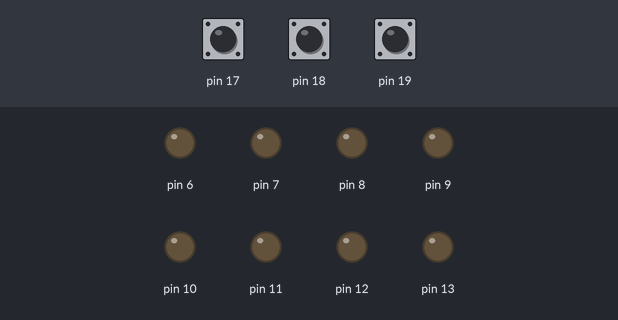
Bench run of a sketch on a simulated Arduino Uno, built with avr-gcc and run on an emulated ATmega328P. Parts: output pins drawn as LEDs (lit = HIGH). Dashed ring = blinking. Inputs (shaded band) come from the test bench; at power-on: pin 17 HIGH, pin 18 HIGH, pin 19 HIGH.

Above: at 1.2 s.
1.3 s: pin 17 pulled LOW for 0.15 s
At 1.37 s:
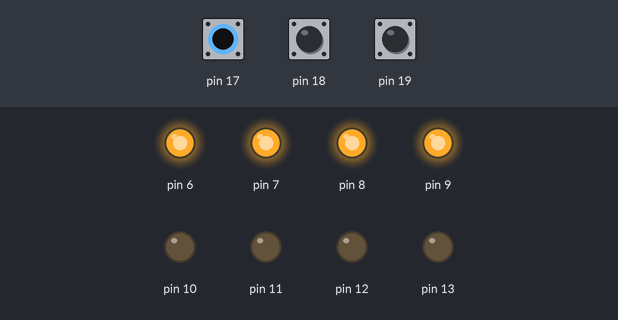
3.4 s: pin 18 pulled LOW for 1 s
At 3.47 s:
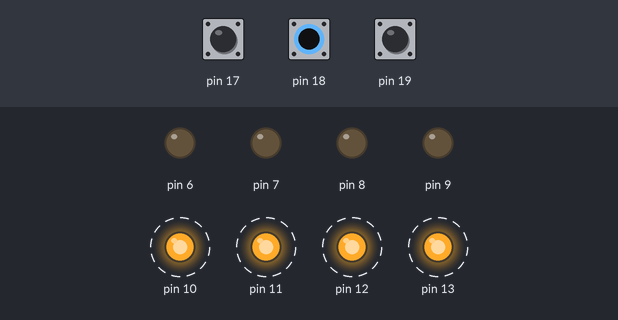
6.4 s: pin 19 pulled LOW for 0.15 s
At 6.47 s:
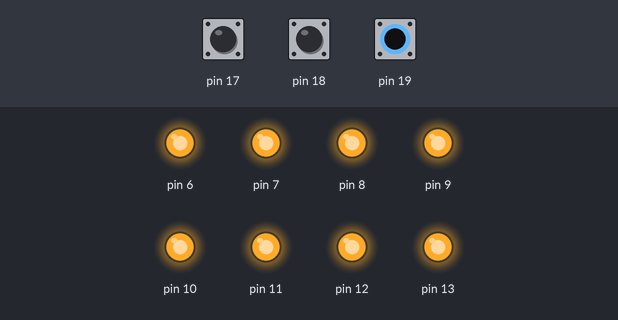
8.0 s: pin 19 pulled LOW for 3.2 s
At 12.3 s:
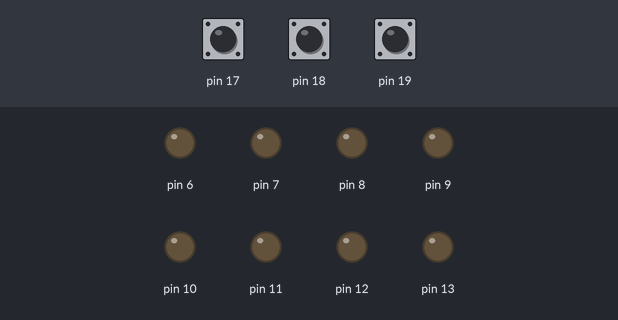
12.7 s: pin 17 pulled LOW for 3.2 s
At 12.92 s:
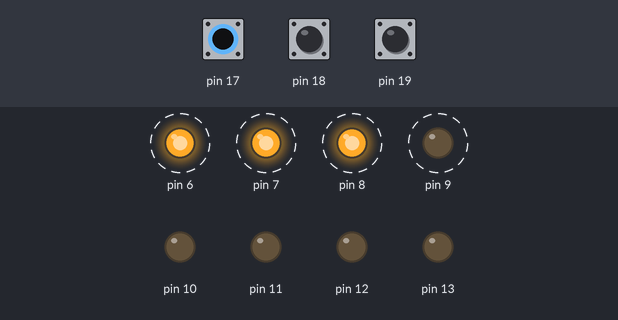
17.4 s: pin 17 driven LOW and pin 18 driven LOW
At 17.62 s:
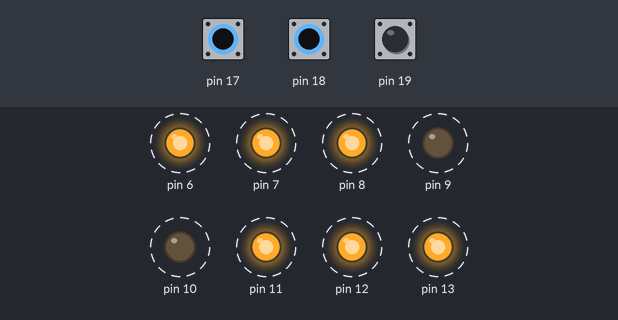
Timing chart, 0 to 21.4 s (numbered marks = the images above; inputs shaded):
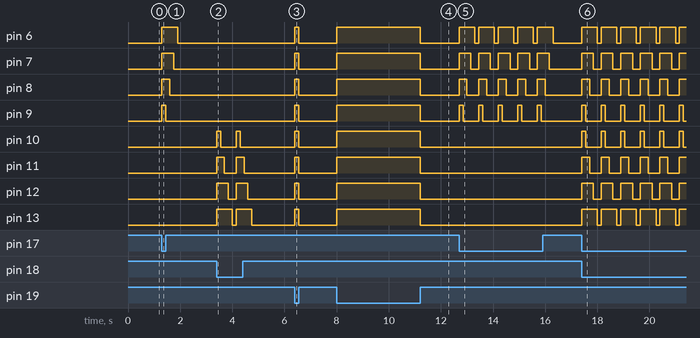

Measured:
- after the input at 1.3 s, pin 6: LOW → HIGH at once, → LOW 0.60 s later; pin 7: LOW → HIGH at once, → LOW 0.45 s later; pin 8: LOW → HIGH at once, → LOW 0.30 s later; pin 9: LOW → HIGH at once, → LOW 0.15 s later
- after the input at 3.4 s, pin 10: alternates HIGH for 0.15 s and LOW for 0.60 s, 4 changes in all, then stays LOW, starting at once; pin 11: alternates HIGH for 0.30 s and LOW for 0.45 s, 4 changes in all, then stays LOW, starting at once
- after the input at 6.4 s, pin 6–13: LOW → HIGH at once, → LOW 0.15 s later
- after the input at 8.0 s, pin 6–13: LOW → HIGH at once, → LOW 3.2 s later
- after the input at 12.7 s, pin 6: alternates HIGH for 0.60 s and LOW for 0.15 s, starting at once; pin 7: alternates HIGH for 0.45 s and LOW for 0.30 s, 10 changes in all, then stays LOW, starting at once
- after the input at 17.4 s, pin 6, pin 13: alternates HIGH for 0.60 s and LOW for 0.15 s, starting at once; pin 7, pin 12: alternates HIGH for 0.45 s and LOW for 0.30 s, starting at once; pin 8, pin 11: alternates HIGH for 0.30 s and LOW for 0.45 s, starting at once; pin 9, pin 10: alternates HIGH for 0.15 s and LOW for 0.60 s, starting at once

The sketch:

Act2.ino
```cpp
const int left[4] = {10, 11, 12, 13};
const int right[4] = {9, 8, 7, 6};
const int delayT = 150;

void setup() {
  for(int i=17; i<=19; i++)
    pinMode(i, INPUT_PULLUP);
  for(int i=6; i<=13; i++)
    pinMode(i, OUTPUT);
}

void allOn(int * lights){
  for(int i=0; i<=3; i++)
    digitalWrite(lights[i], HIGH);
}

void allOff(int * lights){
  for(int i=0; i<=3; i++)
    digitalWrite(lights[i], LOW);
}

void cascade(int * lights){
  allOn(lights);
  for(int i=0; i<=3; i++){
    delay(delayT);
    digitalWrite(lights[i], LOW);
  }
  delay(delayT);
}

void cascadeBoth(int * lights1, int * lights2){
  allOn(lights1);
  allOn(lights2);
  for(int i=0; i<=3; i++){
    delay(delayT);
    digitalWrite(lights1[i], LOW);
    digitalWrite(lights2[i], LOW);
  }
  delay(delayT);
}

void loop() {
  bool A = digitalRead(19);
  bool B = digitalRead(18);
  bool C = digitalRead(17);

  if(A==1){
    if(B==1){
      if(C==1){
        allOff(left);
        allOff(right);
      }
      else{
        allOff(left);
        cascade(right);
      }
    }
    else{
      if(C==1){
        cascade(left);
        allOff(right);
      }
      else{
        cascadeBoth(left, right);
      }
    }
  }
  else
    if(B==1){
      if(C==1){
        allOn(left);
        allOn(right);
      }
      else{
        allOn(left);
        cascade(right);
      }
    }
    else{
      if(C==1){
        cascade(left);
        allOn(right);
      }
      else{
        cascadeBoth(left, right);
      }
    }
}
```
